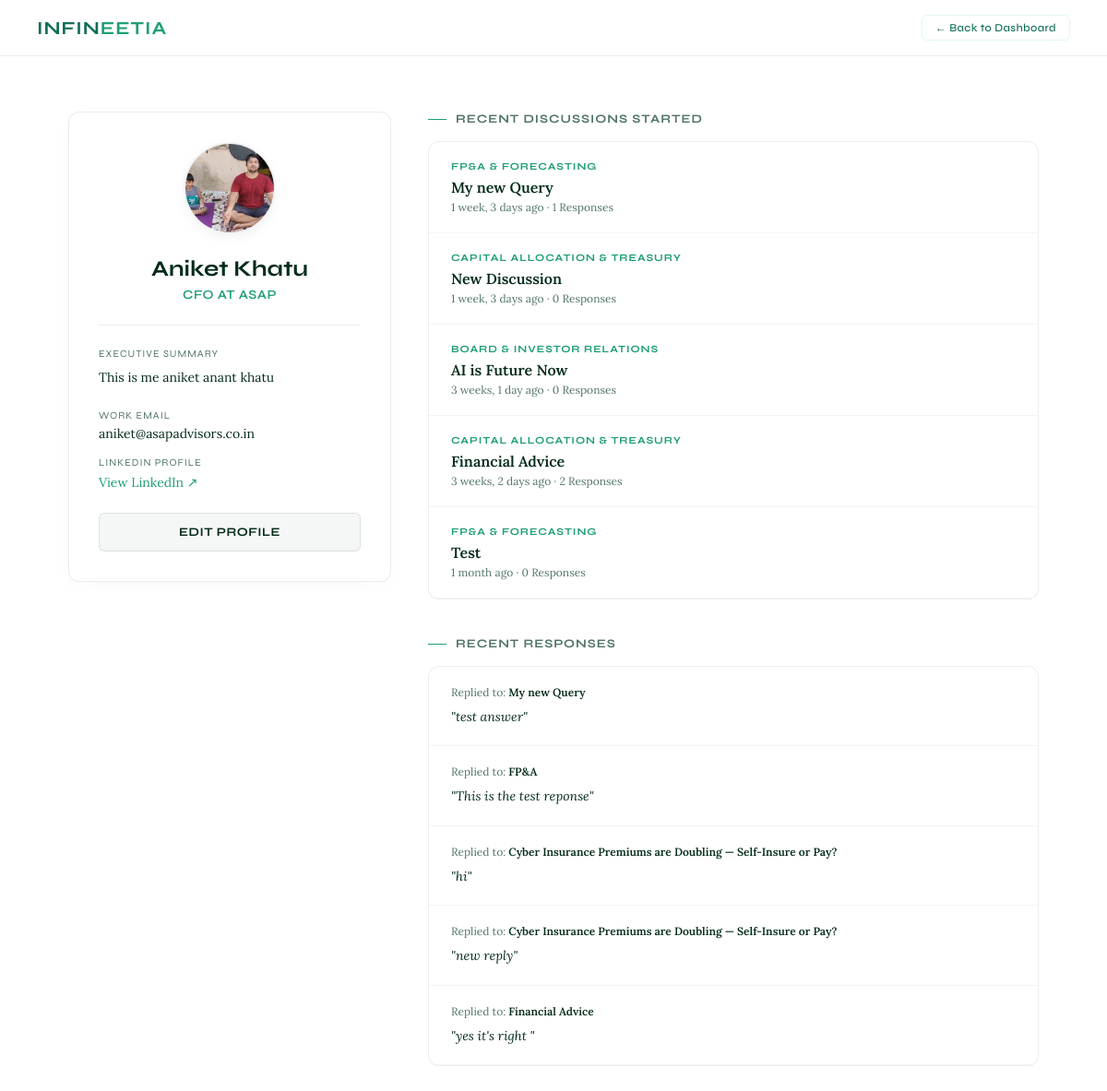
Page /profile/ (signed in) on the committed database.
### forum/models.py (models this page shows, shortened)
class CustomUser(AbstractUser):
    title = models.CharField(max_length=100, blank=True, null=True, help_text="e.g. CFO, Finance Director")
    company= models.CharField(max_length=150,blank=True,null=True)
    linkedin_url=models.CharField(max_length=200, blank=True, null=True)
    is_active_subscriber = models.BooleanField(default=False)
    profile_picture = models.ImageField(upload_to='avatars/', null=True, blank=True)
    about = models.TextField(null=True, blank=True, help_text='A Brief executive bio.')

class Thread(models.Model):
    title = models.CharField(max_length=255)
    content=models.TextField(default="No content provided")
    category = models.ForeignKey(Category, on_delete=models.CASCADE, related_name='threads')
    author = models.ForeignKey(CustomUser, on_delete=models.CASCADE, related_name='threads')
    created_at = models.DateTimeField(auto_now_add=True)
    upvotes = models.IntegerField(default=0)
    is_pinned = models.BooleanField(default=False)

class Category(models.Model):
    name = models.CharField(max_length=50)
    slug = models.SlugField(unique=True)
    class Meta:
        verbose_name_plural = "Categories"

class Reply(models.Model):
    thread = models.ForeignKey(Thread, on_delete=models.CASCADE, related_name='replies')
    author = models.ForeignKey(CustomUser, on_delete=models.CASCADE)
    content = models.TextField()
    created_at = models.DateTimeField(auto_now_add=True)

### forum/views.py (the view)
# urls.py: path('profile/',profile_view,name="profile"),
@login_required(login_url='login')
def profile_view(request):
    user = request.user
    recent_threds = Thread.objects.filter(author=user).order_by('-created_at')[:5]
    recent_replies = Reply.objects.filter(author=user).select_related('thread').order_by('-created_at')[:5]
    context={
        'profile_user':user,
        'recent_threads':recent_threds,
        'recent_replies':recent_replies
    }
    return render(request, 'profile.html', context)

### templates/profile.html (shortened to what this page needs)
{% load static %}
<!DOCTYPE html>
<html lang="en">
<head>
    <link rel="stylesheet" href="{% static 'css/style.css' %}">
</head>
<body style="background-color: var(--bg); color: var(--deep); font-family: 'Lora', serif;">
<nav style="display: flex; justify-content: space-between; align-items: center; padding: 16px 40px; background: #fff; border-bottom: 1px solid rgba(4,44,26,0.08);">
    <div class="nav-brand" style="display: flex; align-items: center; gap: 12px;">
        <div class="nav-wordmark" style="font-size: 20px; font-family: 'Syne', sans-serif; font-weight: 700; letter-spacing: 1px;">
            <span>INFIN</span><span style="color: var(--teal);">EETIA</span>
        </div>
    </div>
    <div class="nav-links" style="display: flex; gap: 24px; font-family: 'Syne', sans-serif; font-weight: 600; font-size: 13px;">
       <div class="nav-links">
    <a href="{% url 'dashboard' %}" class="btn-ghost" style="padding: 6px 14px;">← Back to Dashboard</a>
  </div>
    </div>
</nav>
<div style="max-width: 1100px; margin: 60px auto; padding: 0 24px; display: grid; grid-template-columns: 350px 1fr; gap: 40px;">
   <div>
        <div style="background: #fff; border-radius: 12px; border: 1px solid rgba(4, 44, 26, 0.08); box-shadow: 0 4px 20px rgba(0,0,0,0.02); padding: 32px; display: block;">
            <div style="text-align: center;">
                {% if profile_user.profile_picture %}
                    <img src="{{ profile_user.profile_picture.url }}" alt="{{ profile_user.first_name }}" style="width: 100px; height: 100px; border-radius: 50%; object-fit: cover; margin: 0 auto 24px auto; border: 2px solid rgba(4, 44, 26, 0.05); box-shadow: 0 4px 12px rgba(0,0,0,0.05); display: block;">
                {% endif %}
                <h1 style="font-family: 'Syne', sans-serif; font-size: 24px; color: var(--deep); margin-bottom: 4px; line-height: 1.2;">
                    {{ profile_user.first_name }} {{ profile_user.last_name }}
                </h1>
                <div style="font-size: 14px; color: var(--teal); font-weight: 600; font-family: 'Syne', sans-serif; margin-bottom: 24px; text-transform: uppercase; letter-spacing: 0.5px;">
                    {% if profile_user.title and profile_user.company and profile_user.title != "None" %}
                        {{ profile_user.title }} at {{ profile_user.company }}
                    {% else %}
                        Finance Executive
                    {% endif %}
                </div>
            </div>
            <hr style="border: none; border-top: 1px solid rgba(4, 44, 26, 0.08); margin-bottom: 24px;">
            <div style="text-align: left;">
                {% if profile_user.about %}
                <div style="margin-bottom: 24px;">
                    <div style="font-family: 'Syne', sans-serif; font-size: 11px; text-transform: uppercase; letter-spacing: 1px; color: var(--muted); margin-bottom: 8px;">Executive Summary</div>
                    <div style="font-size: 14px; line-height: 1.6; color: var(--deep);">
                        {{ profile_user.about|linebreaks }}
                    </div>
                </div>
                {% endif %}
                <div style="margin-bottom: 16px;">
                    <div style="font-family: 'Syne', sans-serif; font-size: 11px; text-transform: uppercase; letter-spacing: 1px; color: var(--muted); margin-bottom: 4px;">Work Email</div>
                    <div style="font-size: 14px; color: var(--deep);">{{ profile_user.email }}</div>
                </div>
                {% if profile_user.linkedin_url %}
                <div style="margin-bottom: 24px;">
                    <div style="font-family: 'Syne', sans-serif; font-size: 11px; text-transform: uppercase; letter-spacing: 1px; color: var(--muted); margin-bottom: 4px;">LinkedIn Profile</div>
                    <a href="{{ profile_user.linkedin_url }}" target="_blank" style="font-size: 14px; color: var(--teal); text-decoration: none;">View LinkedIn ↗</a>
                </div>
                {% endif %}
            </div>
            <a href="{% url 'edit_profile' %}" style="display: block; text-align: center; width: 100%; padding: 12px; background: rgba(4, 44, 26, 0.04); border: 1px solid rgba(4, 44, 26, 0.1); border-radius: 6px; font-family: 'Syne', sans-serif; font-size: 13px; font-weight: 700; color: var(--deep); text-decoration: none; text-transform: uppercase; letter-spacing: 0.5px; transition: background 0.2s; box-sizing: border-box; margin-top: 24px;">
                Edit Profile
            </a>
        </div>
    </div>
    <div>
        <div class="sec-eyebrow" style="font-family: 'Syne', sans-serif; font-size: 13px; font-weight: 700; text-transform: uppercase; letter-spacing: 1px; color: var(--muted); margin-bottom: 16px;">
            Recent Discussions Started
        </div>
        {% if recent_threads %}
            <div style="background: #fff; border-radius: 12px; border: 1px solid rgba(4, 44, 26, 0.08); margin-bottom: 40px; overflow: hidden;">
                {% for thread in recent_threads %}
                <a href="{% url 'thread_detail' thread.id %}" style="display: block; padding: 20px 24px; border-bottom: 1px solid rgba(4, 44, 26, 0.05); text-decoration: none; transition: background 0.2s;">
                    <div style="font-family: 'Syne', sans-serif; font-size: 11px; color: var(--teal); font-weight: 700; text-transform: uppercase; letter-spacing: 1px; margin-bottom: 6px;">{{ thread.category.name }}</div>
                    <div style="font-size: 16px; font-weight: 600; color: var(--deep); margin-bottom: 4px;">{{ thread.title }}</div>
                    <div style="font-size: 12px; color: var(--muted);">{{ thread.created_at|timesince }} ago · {{ thread.replies.count }} Responses</div>
                </a>
                {% endfor %}
            </div>
        {% else %}
            <div style="padding: 24px; background: rgba(4, 44, 26, 0.02); border-radius: 8px; border: 1px dashed rgba(4, 44, 26, 0.1); color: var(--muted); font-size: 14px; font-style: italic; margin-bottom: 40px;">
                You haven't started any discussions yet.
            </div>
        {% endif %}
        <div class="sec-eyebrow" style="font-family: 'Syne', sans-serif; font-size: 13px; font-weight: 700; text-transform: uppercase; letter-spacing: 1px; color: var(--muted); margin-bottom: 16px;">
            Recent Responses
        </div>
        {% if recent_replies %}
            <div style="background: #fff; border-radius: 12px; border: 1px solid rgba(4, 44, 26, 0.08); overflow: hidden;">
                {% for reply in recent_replies %}
                <a href="{% url 'thread_detail' reply.thread.id %}" style="display: block; padding: 20px 24px; border-bottom: 1px solid rgba(4, 44, 26, 0.05); text-decoration: none; transition: background 0.2s;">
                    <div style="font-size: 12px; color: var(--muted); margin-bottom: 8px;">
                        Replied to: <span style="font-weight: 600; color: var(--deep);">{{ reply.thread.title }}</span>
                    </div>
                    <div style="font-size: 14px; line-height: 1.6; color: var(--deep); font-style: italic;">
                        "{{ reply.content|truncatechars:120 }}"
                    </div>
                </a>
                {% endfor %}
            </div>
        {% else %}
            <div style="padding: 24px; background: rgba(4, 44, 26, 0.02); border-radius: 8px; border: 1px dashed rgba(4, 44, 26, 0.1); color: var(--muted); font-size: 14px; font-style: italic;">
                You haven't posted any responses yet.
            </div>
        {% endif %}
    </div>
</div>
</body>
</html>

### static/css/style.css (style rules this page uses)
* { box-sizing:border-box;margin:0;padding:0 }
html { scroll-behavior:smooth }
body { font-family:'Syne',sans-serif;background:#f7fdfb;color:#042c1a;overflow-x:hidden }
:root { --bg:white; --border:#c8e8d8; --border-light:#e1f5ee; --pale:#E1F5EE; --mint:#9FE1CB; --teal:#1D9E75; --mid:#0F6E56; --deep:#042c1a; --muted:#527568; --sub:#8eada4; --gold:#BA7517; --gold-light:#f5e6c4; }
.nav-brand { display:flex;align-items:center;gap:12px }
.nav-wordmark { font-family:'Syne',sans-serif;font-size:16px;font-weight:700;letter-spacing:.8px }
.nav-wordmark span:first-child { color:var(--mid) }
.nav-wordmark span:last-child { color:var(--teal) }
.nav-links { display:flex;align-items:center;gap:6px }
.nav-links a { font-size:12px;color:var(--mid);text-decoration:none; padding:7px 14px;border-radius:6px; letter-spacing:.03em;font-weight:500; transition:background .15s,color .15s; }
.btn-ghost { font-size:12px;font-weight:500;letter-spacing:.06em; color:var(--mint);background:none; border:1px solid rgba(159,225,203,.3); padding:13px 28px;border-radius:6px;cursor:pointer; transition:all .2s;text-decoration:none;display:inline-block; }
.sec-eyebrow { font-size:9px;letter-spacing:.22em;text-transform:uppercase;color:var(--teal);margin-bottom:14px;display:flex;align-items:center;gap:10px }
.sec-eyebrow::before { content:'';width:20px;height:.5px;background:var(--teal) }

### rows in the picture
CustomUser: profile_picture (picture), first_name "Aniket", last_name "Khatu", title "CFO", company "ASAP", about "This is me aniket anant khatu", email "aniket@asapadvisors.co.in"
Thread: category.name "FP&A & FORECASTING", title "My new Query", created_at "1 week, 3 days", replies.count "1"
Thread: category.name "CAPITAL ALLOCATION & TREASURY", title "New Discussion", created_at "1 week, 3 days", replies.count "0"
Thread: category.name "BOARD & INVESTOR RELATIONS", title "AI is Future Now", created_at "3 weeks, 1 day", replies.count "0"
Thread: category.name "CAPITAL ALLOCATION & TREASURY", title "Financial Advice", created_at "3 weeks, 2 days", replies.count "2"
Thread: category.name "FP&A & FORECASTING", title "Test", created_at "1 month", replies.count "0"
Reply: thread "My new Query", content "test answer"
Reply: thread "FP&A", content "This is the test reponse"
Reply: thread "Cyber Insurance Premiums are Doubling — Self-Insure or Pay?", content "hi"
Reply: thread "Cyber Insurance Premiums are Doubling — Self-Insure or Pay?", content "new reply"
Reply: thread "Financial Advice", content "yes it's right"
